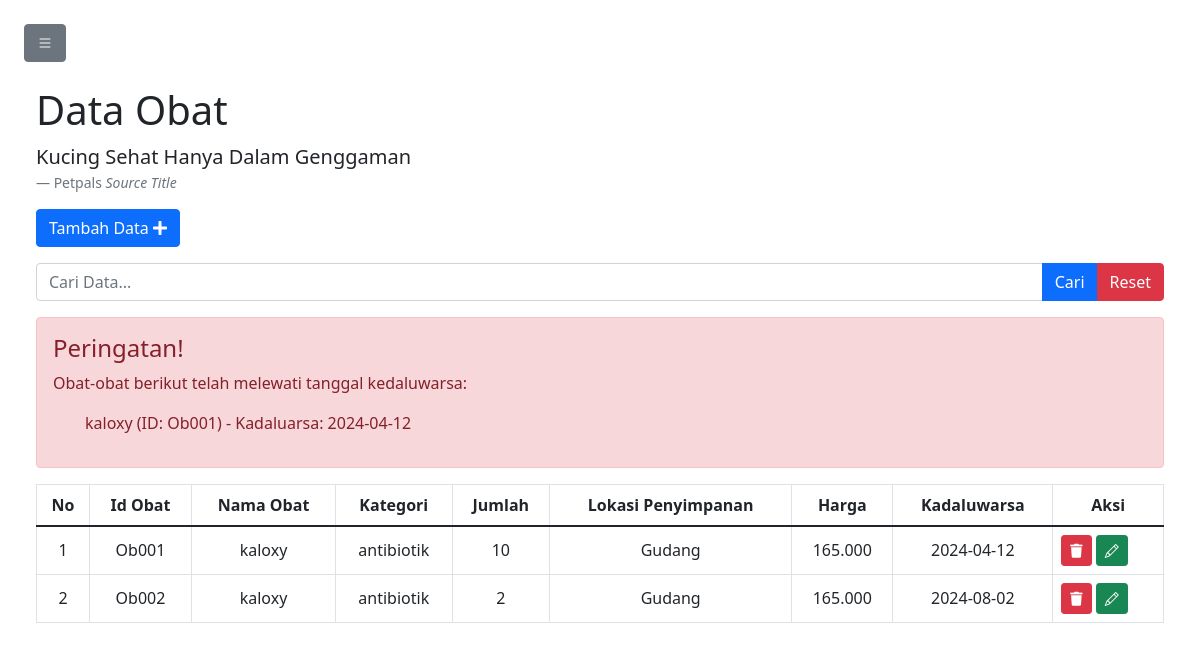
/obat.php, run on the app's committed database.
### tables this page shows
CREATE TABLE `obat` (
  `no` int(11) NOT NULL,
  `idobat` varchar(11) NOT NULL,
  `namaobat` varchar(255) NOT NULL,
  `kategori` varchar(255) NOT NULL,
  `jumlah` int(11) NOT NULL,
  `lokasi_penyimpanan` varchar(255) NOT NULL,
  `harga` decimal(10,3) NOT NULL,
  `kadaluwarsa` date NOT NULL
);

### obat.php (the view, shortened to what this page needs)
<!DOCTYPE html>
<?php
include 'koneksi.php';
if (isset($_POST['bcari'])) {
    $keyword = $_POST['tcari'];
    $q = "SELECT * FROM obat WHERE idobat LIKE '%$keyword%' OR namaobat LIKE '%$keyword%'  ORDER BY idobat ASC";
} else {
    $q = "SELECT * FROM obat ORDER BY idobat ASC";
}
$sql = mysqli_query($conn, $q);
$expiredMedications = [];
$currentDate = date('Y-m-d');
while ($result = mysqli_fetch_assoc($sql)) {
    if ($result['kadaluwarsa'] < $currentDate) {
        $expiredMedications[] = $result;
    }
    $results[] = $result;
}
?>
<html lang="en">
<head>
  <link rel="stylesheet" href="https://stackpath.bootstrapcdn.com/bootstrap/5.0.0-alpha2/css/bootstrap.min.css"/>
  <link href="css/bootstrap.min.css" rel="stylesheet">
  <link rel="stylesheet" href="fontawesome/css/font-awesome.min.css">
  <link rel="stylesheet" href="https://cdnjs.cloudflare.com/ajax/libs/font-awesome/5.15.4/css/all.min.css">
  <link rel="stylesheet" href="https://cdn.jsdelivr.net/npm/bootstrap-icons@1.9.1/font/bootstrap-icons.css">
  <link rel="stylesheet" href="style.css">
</head>
<body>
  <div class="p-4" id="main-content">
    <button class="btn-toggle btn btn-secondary" id="button-toggle"><i class="bi bi-list"></i></button>
    <div class="container-fluid">
      <figure>
        <h1 class="mt-4">Data Obat</h1>
        <blockquote class="blockquote"><p>Kucing Sehat Hanya Dalam Genggaman</p></blockquote>
        <figcaption class="blockquote-footer">Petpals <cite title="Source Title">Source Title</cite></figcaption>
      </figure>
      <a href="kelolaobat.php" type="button" class="btn btn-primary mb-3">Tambah Data <i class="fa fa-plus"></i></a>
      <form method="POST" action="" class="mb-3">
        <div class="input-group mb-3">
          <input type="text" name="tcari" id="tcari" value="<?php echo isset($_POST['tcari']) ? $_POST['tcari'] : ''; ?>" class="form-control" placeholder="Cari Data...">
          <button class="btn btn-primary" name="bcari" type="submit">Cari</button>
          <button class="btn btn-danger" name="breset" type="submit" id="reset-button">Reset</button>
        </div>
      </form>
      <?php if (!empty($expiredMedications)) { ?>
      <div class="alert alert-danger" role="alert">
        <h4 class="alert-heading">Peringatan!</h4>
        <p>Obat-obat berikut telah melewati tanggal kedaluwarsa:</p>
        <ul>
          <?php foreach ($expiredMedications as $med) { ?>
          <li><?php echo $med['namaobat']; ?> (ID: <?php echo $med['idobat']; ?>) - Kadaluarsa: <?php echo $med['kadaluwarsa']; ?></li>
          <?php } ?>
        </ul>
      </div>
      <?php } ?>
    </div>
    <div class="container-fluid">
      <div class="table-responsive">
        <table class="table align-middle table-bordered table-hover">
          <thead>
            <tr>
              <th><center>No</center></th>
              <th><center>Id Obat</center></th>
              <th><center>Nama Obat</center></th>
              <th><center>Kategori</center></th>
              <th><center>Jumlah</center></th>
              <th><center>Lokasi Penyimpanan</center></th>
              <th><center>Harga</center></th>
              <th><center>Kadaluwarsa</center></th>
              <th><center>Aksi</center></th>
            </tr>
          </thead>
          <tbody>
            <?php
            $no = 0;
            foreach ($results as $result) {
            ?>
              <tr>
                <td><center><?php echo ++$no; ?></center></td>
                <td><center><?php echo $result['idobat']; ?></center></td>
                <td><center><?php echo $result['namaobat']; ?></center></td>
                <td><center><?php echo $result['kategori']; ?></center></td>
                <td><center><?php echo $result['jumlah']; ?></center></td>
                <td><center><?php echo $result['lokasi_penyimpanan']; ?></center></td>
                <td><center><?php echo $result['harga']; ?></center></td>
                <td><center><?php echo $result['kadaluwarsa']; ?></center></td>
                <td>
                  <a href="prosesobat.php?hapus=<?php echo $result['idobat']; ?>" name="hapus" type="button" class="btn btn-danger btn-sm" onclick="return confirm('Apakah Anda Ingin Menghapus Data Tersebut?')">
                    <i class="fa fa-trash"></i>
                  </a>
                  <a href="kelolaobat.php?ubah=<?php echo $result['idobat']; ?>" type="button" class="btn btn-success btn-sm">
                    <i class="bi bi-pencil"></i>
                  </a>
                </td>
              </tr>
            <?php
            }
            ?>
          </tbody>
        </table>
      </div>
    </div>
  </div>
</body>
</html>

### style.css (style rules this page uses)
li { list-style: none; margin: 10px 0; }
a { text-decoration: none; }
#main-content { transition: 0.4s; }

### data on the page
obat: namaobat "kaloxy", idobat "Ob001", kadaluwarsa "2024-04-12", kategori "antibiotik", jumlah "10", lokasi_penyimpanan "Gudang", harga "165.000"
obat: idobat "Ob002", namaobat "kaloxy", kategori "antibiotik", jumlah "2", lokasi_penyimpanan "Gudang", harga "165.000", kadaluwarsa "2024-08-02"
